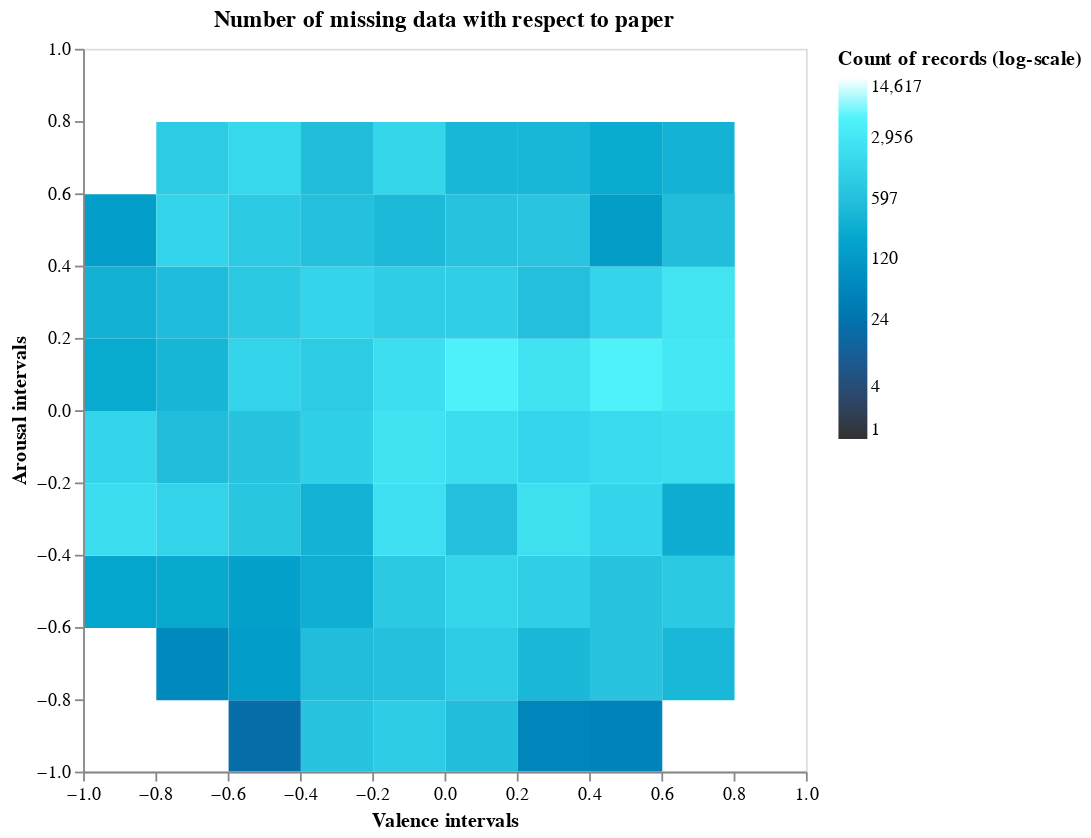

Notebook cell for this chart:
### Code cell
# Create the histogram using Altair
difference_histogram_2d = alt.Chart(hist_df_difference).mark_rect().encode(
    x=alt.X('valence:Q', bin=alt.Bin(maxbins=total_bins), scale = alt.Scale(domain=[-1, 1]), 
            axis = alt.Axis(values=valence_edges, labelAngle=0, title="Valence intervals", labelFlush=False)),
    y=alt.Y('arousal:Q', bin=alt.Bin(maxbins=total_bins), scale = alt.Scale(domain=[-1, 1]), 
            axis = alt.Axis(values=arousal_edges, labelAngle=0, title="Arousal intervals", labelFlush=False)),
    color=alt.Color('count:Q', scale=alt.Scale(type = 'log', scheme='darkblue', domain=[1, max_count]), 
                    legend=alt.Legend(title="Count of records (log-scale)", values=legend_steps_log)),
    tooltip=[
        alt.Tooltip('valence:Q', bin=alt.Bin(maxbins=total_bins), title='Valence Interval'),
        alt.Tooltip('arousal:Q', bin=alt.Bin(maxbins=total_bins), title='Arousal Interval'),
        alt.Tooltip('count:Q', title = 'Count of records')
    ]
).properties(
    width=400,
    height=400
)

# Overlay the heatmap and the dotted grid
difference_histogram_2d_with_dotted_grid = (difference_histogram_2d).properties(title = 'Number of missing data with respect to paper').interactive()
difference_histogram_2d_with_dotted_grid

### Figure 1 — Vega-Lite specification as saved in the notebook (floating-point values rounded to 4 significant figures)
{"config": {"view": {"continuousWidth": 300, "continuousHeight": 300}}, "data": {"name": "data-e4974991a55dac73f242babf6375c6ae"}, "mark": {"type": "rect"}, "encoding": {"color": {"field": "count", "legend": {"title": "Count of records (log-scale)", "values": [1.0, 4.0, 24.0, 120.0, 597.0, 2956.0, 14620.0]}, "scale": {"domain": [1, 14620.0], "scheme": "darkblue", "type": "log"}, "type": "quantitative"}, "tooltip": [{"bin": {"maxbins": 10}, "field": "valence", "title": "Valence Interval", "type": "quantitative"}, {"bin": {"maxbins": 10}, "field": "arousal", "title": "Arousal Interval", "type": "quantitative"}, {"field": "count", "title": "Count of records", "type": "quantitative"}], "x": {"axis": {"labelAngle": 0, "labelFlush": false, "title": "Valence intervals", "values": [-1.0, -0.8, -0.6, -0.4, -0.2, 0.0, 0.2, 0.4, 0.6, 0.8, 1.0]}, "bin": {"maxbins": 10}, "field": "valence", "scale": {"domain": [-1, 1]}, "type": "quantitative"}, "y": {"axis": {"labelAngle": 0, "labelFlush": false, "title": "Arousal intervals", "values": [-1.0, -0.8, -0.6, -0.4, -0.2, 0.0, 0.2, 0.4, 0.6, 0.8, 1.0]}, "bin": {"maxbins": 10}, "field": "arousal", "scale": {"domain": [-1, 1]}, "type": "quantitative"}}, "height": 400, "params": [{"name": "param_16", "select": {"type": "interval", "encodings": ["x", "y"]}, "bind": "scales"}], "title": "Number of missing data with respect to paper", "width": 400, "$schema": "https://vega.github.io/schema/vega-lite/v5.15.1.json", "datasets": {"data-e4974991a55dac73f242babf6375c6ae": [{"arousal": -1.0, "valence": -0.6, "count": 19}, {"arousal": -1.0, "valence": -0.4, "count": 666}, {"arousal": -1.0, "valence": -0.2, "count": 1020}, {"arousal": -1.0, "valence": 0.0, "count": 518}, {"arousal": -1.0, "valence": 0.2, "count": 55}, {"arousal": -1.0, "valence": 0.4, "count": 47}, {"arousal": -0.8, "valence": -0.8, "count": 61}, {"arousal": -0.8, "valence": -0.6, "count": 140}, {"arousal": -0.8, "valence": -0.4, "count": 531}, {"arousal": -0.8, "valence": -0.2, "count": 589}, {"arousal": -0.8, "valence": 0.0, "count": 980}, {"arousal": -0.8, "valence": 0.2, "count": 424}, {"arousal": -0.8, "valence": 0.4, "count": 704}, {"arousal": -0.8, "valence": 0.6, "count": 405}, {"arousal": -0.6, "valence": -1.0, "count": 197}, {"arousal": -0.6, "valence": -0.8, "count": 225}, {"arousal": -0.6, "valence": -0.6, "count": 162}, {"arousal": -0.6, "valence": -0.4, "count": 288}, {"arousal": -0.6, "valence": -0.2, "count": 877}, {"arousal": -0.6, "valence": 0.0, "count": 1461}, {"arousal": -0.6, "valence": 0.2, "count": 1108}, {"arousal": -0.6, "valence": 0.4, "count": 664}, {"arousal": -0.6, "valence": 0.6, "count": 2292}, {"arousal": -0.6, "valence": 0.8, "count": 877}, {"arousal": -0.4, "valence": -1.0, "count": 2005}, {"arousal": -0.4, "valence": -0.8, "count": 1339}, {"arousal": -0.4, "valence": -0.6, "count": 754}, {"arousal": -0.4, "valence": -0.4, "count": 341}, {"arousal": -0.4, "valence": -0.2, "count": 2144}, {"arousal": -0.4, "valence": 0.0, "count": 567}, {"arousal": -0.4, "valence": 0.2, "count": 2236}, {"arousal": -0.4, "valence": 0.4, "count": 1378}, {"arousal": -0.4, "valence": 0.6, "count": 974}, {"arousal": -0.4, "valence": 0.8, "count": 281}, {"arousal": -0.2, "valence": -1.0, "count": 1389}, {"arousal": -0.2, "valence": -0.8, "count": 521}, {"arousal": -0.2, "valence": -0.6, "count": 676}, {"arousal": -0.2, "valence": -0.4, "count": 1130}, {"arousal": -0.2, "valence": -0.2, "count": 2587}, {"arousal": -0.2, "valence": 0.0, "count": 1985}, {"arousal": -0.2, "valence": 0.2, "count": 1489}, {"arousal": -0.2, "valence": 0.4, "count": 1818}, {"arousal": -0.2, "valence": 0.6, "count": 2087}, {"arousal": -0.2, "valence": 0.8, "count": 2000}, {"arousal": 0.0, "valence": -1.0, "count": 233}, {"arousal": 0.0, "valence": -0.8, "count": 376}, {"arousal": 0.0, "valence": -0.6, "count": 1299}, {"arousal": 0.0, "valence": -0.4, "count": 922}, {"arousal": 0.0, "valence": -0.2, "count": 2027}, {"arousal": 0.0, "valence": 0.0, "count": 4581}, {"arousal": 0.0, "valence": 0.2, "count": 2554}, {"arousal": 0.0, "valence": 0.4, "count": 4755}, {"arousal": 0.0, "valence": 0.6, "count": 2554}, {"arousal": 0.0, "valence": 0.8, "count": 3003}, {"arousal": 0.2, "valence": -1.0, "count": 333}, {"arousal": 0.2, "valence": -0.8, "count": 502}, {"arousal": 0.2, "valence": -0.6, "count": 865}, {"arousal": 0.2, "valence": -0.4, "count": 1375}, {"arousal": 0.2, "valence": -0.2, "count": 1049}, {"arousal": 0.2, "valence": 0.0, "count": 1097}, {"arousal": 0.2, "valence": 0.2, "count": 580}, {"arousal": 0.2, "valence": 0.4, "count": 1382}, {"arousal": 0.2, "valence": 0.6, "count": 2535}, {"arousal": 0.2, "valence": 0.8, "count": 2680}, {"arousal": 0.4, "valence": -1.0, "count": 142}, {"arousal": 0.4, "valence": -0.8, "count": 1411}, {"arousal": 0.4, "valence": -0.6, "count": 904}, {"arousal": 0.4, "valence": -0.4, "count": 604}, {"arousal": 0.4, "valence": -0.2, "count": 443}, {"arousal": 0.4, "valence": 0.0, "count": 645}, {"arousal": 0.4, "valence": 0.2, "count": 730}, {"arousal": 0.4, "valence": 0.4, "count": 138}, {"arousal": 0.4, "valence": 0.6, "count": 439}, {"arousal": 0.4, "valence": 0.8, "count": 516}, {"arousal": 0.6, "valence": -0.8, "count": 977}, {"arousal": 0.6, "valence": -0.6, "count": 1945}, {"arousal": 0.6, "valence": -0.4, "count": 899}, {"arousal": 0.6, "valence": -0.2, "count": 1088}, {"arousal": 0.6, "valence": 0.0, "count": 1252}, {"arousal": 0.6, "valence": 0.2, "count": 1267}, {"arousal": 0.6, "valence": 0.4, "count": 321}, {"arousal": 0.6, "valence": 0.6, "count": 340}, {"arousal": 0.8, "valence": -0.6, "count": 1585}, {"arousal": 0.8, "valence": -0.4, "count": 531}, {"arousal": 0.8, "valence": -0.2, "count": 1429}, {"arousal": 0.8, "valence": 0.0, "count": 400}, {"arousal": 0.8, "valence": 0.2, "count": 383}, {"arousal": 0.8, "valence": 0.4, "count": 245}]}}
